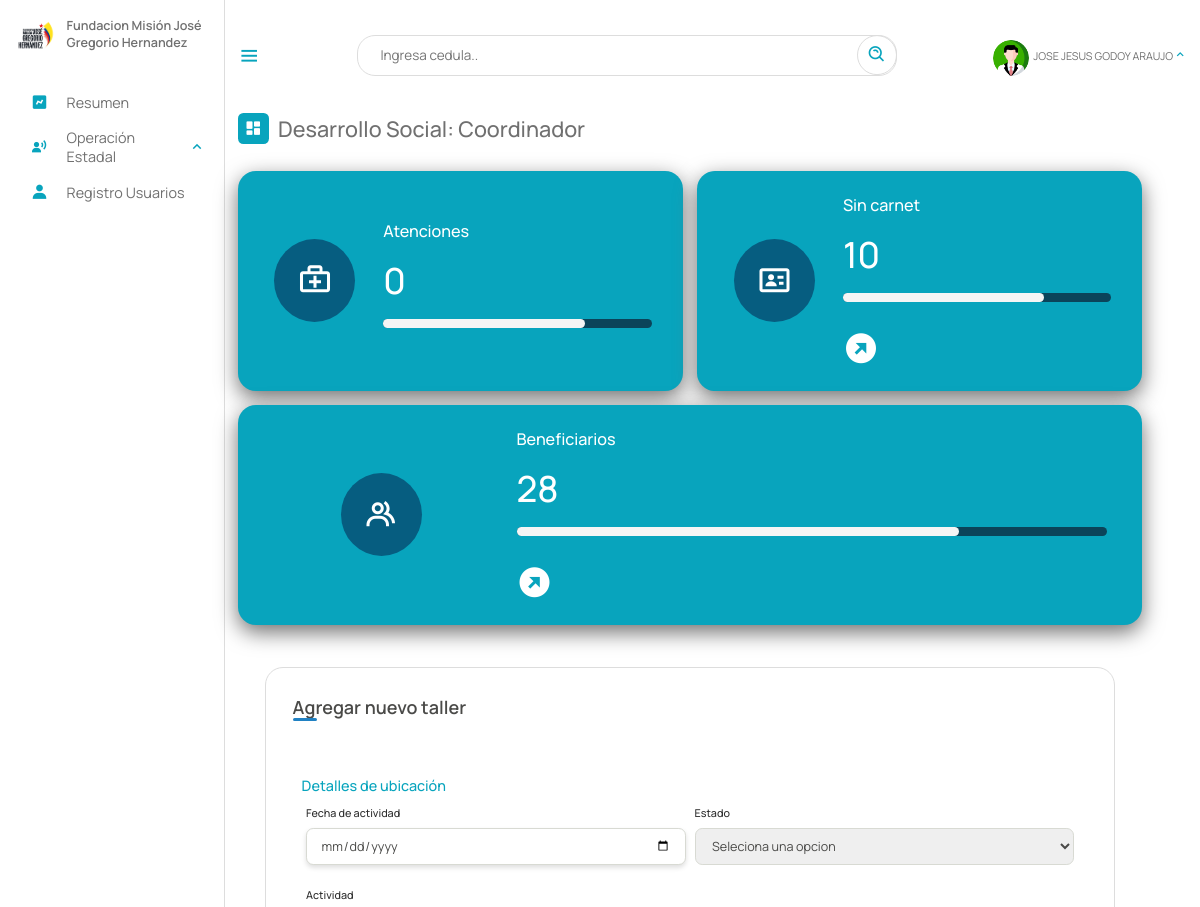
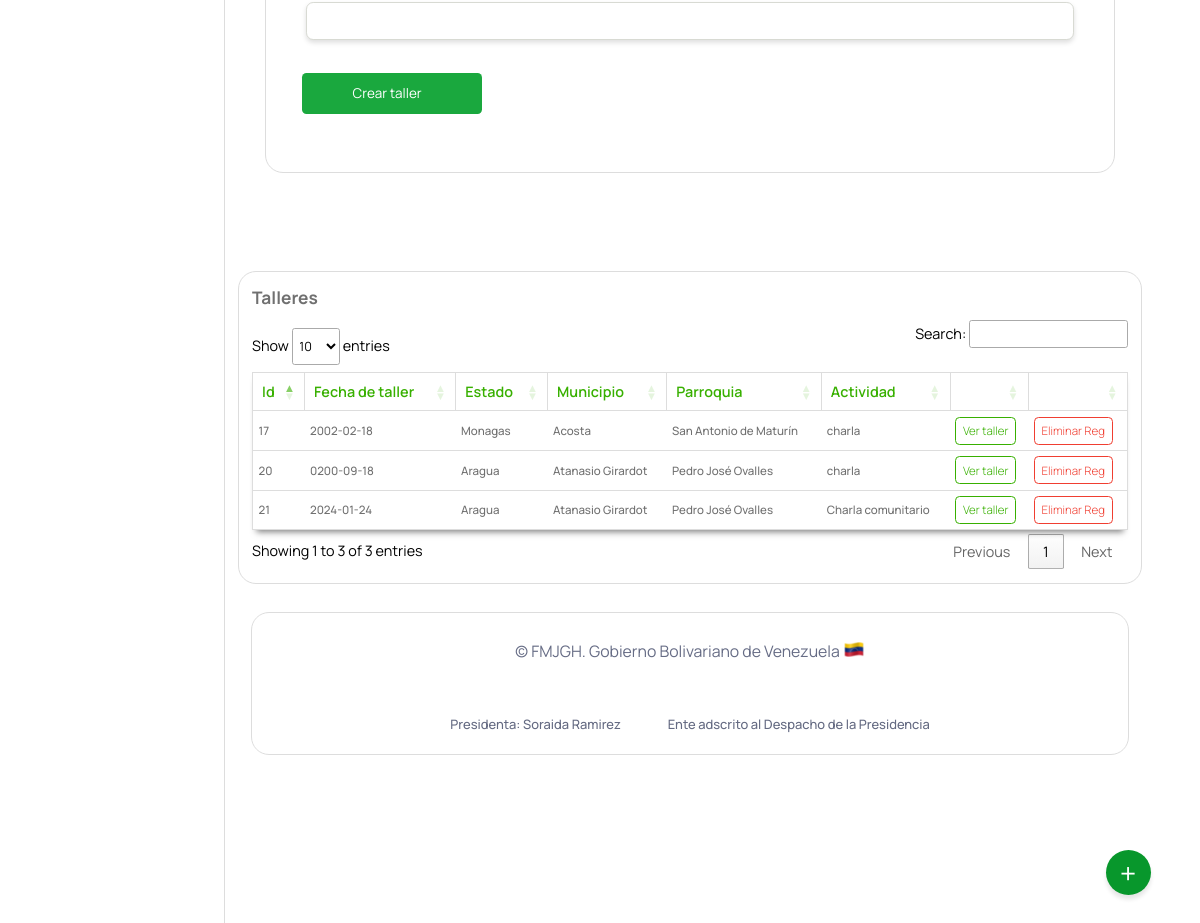
Page /Escritorio/08-desarrolloSocial-talleres.php (signed in) on the committed database (2 pictures, top to bottom).
### tables this page shows
CREATE TABLE `taller` (
  `id` int(11) NOT NULL AUTO_INCREMENT,
  `fecha_taller` date NOT NULL,
  `estado` varchar(10) NOT NULL,
  `municipio` varchar(20) NOT NULL,
  `parroquia` varchar(10) NOT NULL,
  `actividad` text NOT NULL,
  PRIMARY KEY (`id`),
  KEY `estado` (`estado`,`municipio`),
  KEY `municipio` (`municipio`),
  KEY `parroquia` (`parroquia`),
  CONSTRAINT `taller_ibfk_1` FOREIGN KEY (`estado`) REFERENCES `estados` (`id_estados`) ON DELETE CASCADE,
  CONSTRAINT `taller_ibfk_2` FOREIGN KEY (`municipio`) REFERENCES `municipios` (`id_municipios`) ON DELETE CASCADE,
  CONSTRAINT `taller_ibfk_3` FOREIGN KEY (`parroquia`) REFERENCES `parroquia` (`id`) ON DELETE CASCADE
);

CREATE TABLE `estados` (
  `id_estados` varchar(10) NOT NULL,
  `nombre_estado` text NOT NULL,
  `codigo` varchar(255) NOT NULL,
  PRIMARY KEY (`id_estados`)
);

CREATE TABLE `municipios` (
  `id_municipios` varchar(20) NOT NULL,
  `estado` varchar(10) NOT NULL,
  `nombre` text NOT NULL,
  PRIMARY KEY (`id_municipios`),
  KEY `estado` (`estado`)
);

CREATE TABLE `parroquia` (
  `id` varchar(10) NOT NULL,
  `municipio` varchar(20) NOT NULL,
  `nombre_parroquia` text NOT NULL,
  PRIMARY KEY (`id`),
  KEY `municipio` (`municipio`)
);

### php/01-atenciones.php (called while the page is built, shortened)
<?php
include_once("ManejadorBD.php");
class Atenciones extends ManejadorBD
{
	private $cnn;
	public function __construct($tipoConexion)
	{
		$this->cnn = parent::conectar($tipoConexion);
	}
	public function contarTodasAtencionesa()
	{
		try {
			$stmt = $this->cnn->prepare("SELECT * FROM `atenciones` WHERE fecha_aten IS NOT NULL");
			$stmt->setFetchMode(PDO::FETCH_ASSOC);
			$stmt->execute();
			return $stmt->fetchAll();
		} catch (PDOException $error) {
			echo "Error: ejecutando consulta SQL." . $error->getMessage();
			exit();
		}
	}
}

### php/ManejadorBD.php (called while the page is built, shortened)
<?php
	class ManejadorBD extends PDO {
		public $srv	= SRV;
		public $usr	= USR;
		public $pas	= PAS;
		public $dbn	= BDN;
		public function conectar($tipoConexion){
			try{
				switch ($tipoConexion) {
				    case 1:
				        $dsn = "mysql:host=$this->srv;dbname=$this->dbn";
				        break;
				}
				$dbh = new PDO($dsn, $this->usr, $this->pas);
    			$dbh->setAttribute(PDO::ATTR_ERRMODE, PDO::ERRMODE_EXCEPTION);
			}catch(PDOException $error){
                echo "Error al Conectar con la Base de Datos: ".$error->getMessage();
                exit();
			}
            $this->conexionBD = $dbh;
			return $this->conexionBD;
		}
	}
?>

### php/01-discapacitados.php (called while the page is built, shortened)
<?php
include_once("ManejadorBD.php");
class Discapacitados extends ManejadorBD
{
	private $cnn;
	public function __construct($tipoConexion)
	{
		$this->cnn = parent::conectar($tipoConexion);
	}
	public function consultageneralsincarnet()
	{
		try {
			$stmt = $this->cnn->prepare("SELECT cedula, nombre, apellido, estados.nombre_estado, discapacid_e.nombre_e , telefono, edad, email, certificado FROM `beneficiario` , estados, discapacid_e WHERE certificado = ''and beneficiario.estado = estados.id_estados and beneficiario.discapacidad = discapacid_e.id_e; ");
			$stmt->setFetchMode(PDO::FETCH_ASSOC);
			$stmt->execute();
			return $stmt->fetchAll();
		} catch (PDOException $error) {
			echo "Error: ejecutando consulta SQL." . $error->getMessage();
			exit();
		}
	}
	public function consultarTodosDiscapacitados()
	{
		try {
			$stmt = $this->cnn->prepare("SELECT cedula, nombre, apellido, estado, discapacidad FROM `beneficiario` WHERE 1");
			$stmt->setFetchMode(PDO::FETCH_ASSOC);
			$stmt->execute();
			return $stmt->fetchAll();
		} catch (PDOException $error) {
			echo "Error: ejecutando consulta SQL." . $error->getMessage();
			exit();
		}
	}
}

### php/04-taller.php (called while the page is built, shortened)
<?php
include_once("ManejadorBD.php");
class taller extends ManejadorBD{
        private $cnn;
        public function __construct($tipoConexion){
            $this->cnn = parent::conectar($tipoConexion);
        }
		public function consultarTodosTaller(){
			try{
				$stmt = $this->cnn->prepare("SELECT taller.id, taller.fecha_taller, estados.nombre_estado, municipios.nombre, parroquia.nombre_parroquia, taller.actividad FROM `taller`, estados, municipios, parroquia WHERE taller.estado = estados.id_estados
				and taller.municipio = municipios.id_municipios and taller.parroquia = parroquia.id");
				$stmt->setFetchMode(PDO::FETCH_ASSOC);
				$stmt->execute();
				return $stmt->fetchAll();
	        }catch(PDOException $error) {
				echo "Error: ejecutando consulta SQL.".$error->getMessage();
				exit();
	        }
		}
}
?>

### Escritorio/08-desarrolloSocial-talleres.php (the view, shortened to what this page needs)
<?php
include_once("partearriba.php");
?>
<link rel="stylesheet" type="text/css" href="https://cdn.datatables.net/1.11.3/css/jquery.dataTables.min.css">
<div class="dash-contenido">
    <div class="overview">
        <div class="titulo">
            <i class='bx bxs-dashboard'> </i>
            <span class="link-name">Desarrollo Social: <?php echo $rol ?></span>
        </div>
    </div>
    <div class="boxes">
        <?php
        include_once("../php/01-discapacitados.php");
        $dis = new Discapacitados(1);
        $consulta = $dis->consultarTodosDiscapacitados();
        $sincarnet = $dis->consultageneralsincarnet();
        include_once("../php/01-atenciones.php");
        $aten = new Atenciones(1);
        $atenciones =  $aten->contarTodasAtencionesa();
        ?>
        <div class="box box1">
            <div class="contenedor-box">
                <div class="boxes1">
                    <div class="cont-box">
                        <i class='bx bx-first-aid'></i>
                    </div>
                </div>
                <div class="boxes2">
                    <span class="link-name">Atenciones</span></a>
                    <span class="number"><?php echo count($atenciones) ?></span>
                    <div class="progress">
                        <div class="progress-bar" style="width:75%;">
                        </div>
                    </div>
                </div>
            </div>
        </div>
        <div class="box box1">
            <div class="contenedor-box">
                <div class="boxes1">
                    <div class="cont-box">
                        <i class='bx bx-id-card'></i>
                    </div>
                </div>
                <div class="boxes2">
                    <span class="link-name"><a href="sincarnet.php">Sin carnet </a></span>
                    <span class="number"><?php echo count($sincarnet) ?></span>
                    <div class="progress">
                        <div class="progress-bar" style="width:75%;">
                        </div>
                    </div>
                    <span> <a href="sincarnet.php" class="ir"><i class='bx bxs-right-top-arrow-circle'></i></a></span>
                </div>
            </div>
        </div>
        <div class="box box1">
            <div class="contenedor-box">
                <div class="boxes1">
                    <div class="cont-box">
                        <i class='bx bx-group'></i>
                    </div>
                </div>
                <div class="boxes2">
                    <span class="link-name"><a href="Beneficiarios.php">Beneficiarios </a></span>
                    <span class="number"><?php echo count($consulta); ?></span>
                    <div class="progress">
                        <div class="progress-bar" style="width:75%;">
                        </div>
                    </div>
                    <span> <a href="Beneficiarios.php" class="ir"><i class='bx bxs-right-top-arrow-circle'></i></a></span>
                </div>
            </div>
        </div>
    </div>
    <div class="cont-registro">
        <div class="container">
            <header>
                Agregar nuevo taller
            </header>
            <form action="../php/procesamientotaller.php" method="post" >
                <div class="form first">
                    <div class="details personal">
                        <span class="title">Detalles de ubicación</span>
                        <div class="fields">
                            <div class="input-field dos">
                                <label>Fecha de actividad</label>
                                <input type="date" id="fecha_taller" name="fecha_taller">
                            </div>
                            <div class="input-field">
                                <label>Estado</label>
                                <select name="estado" id="estado" require>
                                <option value="0">Seleciona una opcion</option>
                                </select>
                            </div>
                            <div class="input-field dos">
                                <label>Actividad</label>
                                <input type="text" id="actividad" name="actividad">
                            </div>
                        </div>
                    </div>
                </div>
                <button class="nextBtn" name="registro">
                    <span class="btnText">Crear taller</span>
                </button>
        </div>
    </div>
    <div class="reportes-totales">
    </div>
    <div class="tabla-atencion">
        <h2>Talleres</h2>
        <table id="atencion">
            <thead>
                <tr>
                    <th>Id</th>
                    <th>Fecha de taller</th>
                    <th>Estado</th>
                    <th>Municipio</th>
                    <th>Parroquia</th>
                    <th>Actividad</th>
                    <th></th>
                    <th></th>
                </tr>
            </thead>
            <tbody>
                <?php
                include_once("../php/04-taller.php");
                $aten = new taller(1);
                $consulta = $aten->consultarTodosTaller();
                if ($consulta) {
                    foreach ($consulta as $registros) {
                ?>
                        <tr>
                            <td><?php echo $registros["id"] ?></td>
                            <td><?php echo $registros["fecha_taller"] ?></td>
                            <td><?php echo $registros["nombre_estado"] ?></td>
                            <td><?php echo $registros["nombre"] ?></td>
                            <td><?php echo $registros["nombre_parroquia"] ?></td>
                            <td><?php echo $registros["actividad"] ?></td>
                            <td><a href="08-desarrolloSocial-verTaller.php?id=<?php echo $registros["id"] ?>">Ver taller</a></td>
                            <td><a href="eliminar/eliminar_taller.php?id=<?php echo $registros["id"] ?>" class="eliminar">Eliminar Reg</a></td>
                        </tr>
                <?php
                    }
                }
                ?>
            </tbody>
        </table>
    </div>
    <?php
    include_once("parteabajo.php");
    ?>

### Escritorio/estilo.css (style rules this page uses)
* { font-family: 'Manrope', sans-serif; margin: 0; padding: 0; box-sizing: border-box; scroll-behavior: smooth; }
:root { --body-color: ; --tran-03:all 0.2 ease ; --tran-03:all 0.3s ease ; --tran-03:all 0.4s ease ; --tran-03:all 0.5s ease ; }
body { height: 100vh; background-color: #fff; }
.menu-dash .dash-contenido { padding-top: 45px; }
.menu-dash .titulo { display: flex; align-items: center; margin: 70px 0 30px 0; }
.menu-dash .titulo i { position: relative; height: 35px; width: 35px; background-color: #08A4BD; border-radius: 6px; color: #fff; display: flex; align-items: center; justify-content: center; font-size: 20px; }
.menu-dash .titulo .link-name { font-size: 24PX; font-weight: 500; color: #707070; margin-left: 10px; }
.menu-dash .boxes { display: flex; align-items: normal; justify-content: space-evenly; gap: 1rem; width: 100%; flex-wrap: wrap; }
.menu-dash .boxes .box { width: 400px; flex-grow: 100; }
.contenedor-box { display: flex; width: 100%; height: 100%; box-sizing: border-box; }
.contenedor-box .boxes1, .boxes2 { display: flex; width: 29%; justify-content: center; align-items: center; height: 100%; }
.contenedor-box .boxes1 .cont-box { background-color: #065d80; border-radius: 100%; padding: 25px; }
.contenedor-box .boxes2 { display: flex; flex-direction: column; width: 70%; justify-content: center; align-items: start; height: 100%; gap: 1em; padding: 10px; }
.progress { height:10px; width: 100%; border: 1px solid none; border-radius: 5px; background-color: #0b445a; margin-bottom: 15px; }
.progress-bar { height: 100%; background: whitesmoke; display: flex; align-items: center; transition: width 0.25s; border-radius: 5px; max-width: 100%; }
.menu-dash .boxes .box { padding: 15px 20px; border-radius: 20px; background-color: #08A4BD; width: (100% / 3 - 15px); display: flex; flex-direction: column; align-items: center; box-shadow: 0 .5rem 1.5rem #707070; transition: 0.3s; }
.menu-dash .boxes .box a { text-decoration: none; color: #fff; }
.boxes .box .link-name { white-space: nowrap; font-size: 18px; font-weight: 500; color: #fff; }
.boxes .box .number { white-space: nowrap; font-size: 40px; font-weight: 500; color: #fff; }
.boxes .box i { font-size: 40px; color: #fff; }
.boxes .box.box1 { background-color: #08A4BD; }
.cont-registro { background-color: white; max-width: 100%; margin-top: 2rem ; border-radius: 20px; padding: 15px; }
.container { background-color: #fff; border: 1px solid #ddd; max-width: 100%; border-radius: 20px; padding: 30px; margin: 0 15px; }
.container header { position: relative; font-size: 20px; font-weight: 600; color: #4a4a48; }
.container header::before { content: ""; position: absolute; bottom: -2px; left: 0; height: 3px; width: 27px; border-radius: 8px; background-color: #2081c3; }
.container form { position: relative; margin-top: 16px; padding: 10px; background-color: #fff; }
.first { height: auto; }
.container form .details { margin-top: 30px; display: flex; flex-direction: column; }
.container form .title { display: block; margin-bottom: 8px; font-size: 16px; font-weight: 500; margin: 6px 0; color: #08A4BD; }
.container form .fields { display: flex; align-items: center; justify-content: space-between; flex-wrap: wrap; }
form .fields .input-field { display: flex; width: calc(100%/3 - 20px); flex-direction: column; margin: 4px 5px; flex-grow: 400; flex-basis: 400px; }
.input-field label { font-size: 12px; font-weight: 500; color: #2e2e2e; }
.input-field input, select { outline: none; font-size: 14px; font-weight: 400; color: #4A4A48; border: 1px solid #D8DAD3; border-radius: 8px ; height: 42px; margin: 8px 0; padding: 0 15px; }
.input-field input[type="date"]:valid { color: #4A4A48; }
.container form button { display: flex; color: #fff; align-items: center; justify-content: center; height: 45px; font-weight: 400; max-width: 200px; width: 100%; border: none; border-radius: 5px; outline: none; background-color:#1AA83E; margin: 25px 0; transition: all 0.3 linear; cursor: pointer; gap: 10px; }
.container form .btnText { font-size: 15px; }
table { width: 100%; }

### Escritorio/02-buttons/01-buttons.css (style rules this page uses)
body { margin: 0; padding: 0; }

### rows in the picture
taller: id "17", fecha_taller "2002-02-18", estado.nombre_estado "Monagas", municipio.nombre "Acosta", parroquia.nombre_parroquia "San Antonio de Maturín", actividad "charla"
taller: id "20", fecha_taller "0200-09-18", estado.nombre_estado "Aragua", municipio.nombre "Atanasio Girardot", parroquia.nombre_parroquia "Pedro José Ovalles", actividad "charla"
taller: id "21", fecha_taller "2024-01-24", estado.nombre_estado "Aragua", municipio.nombre "Atanasio Girardot", parroquia.nombre_parroquia "Pedro José Ovalles", actividad "Charla comunitario"

### other values in the picture
$NombreUsuarioActivo "JOSE JESUS GODOY ARAUJO"
$rol "Coordinador"
count($atenciones) "0"
count($sincarnet) "10"
count($consulta) "28"
